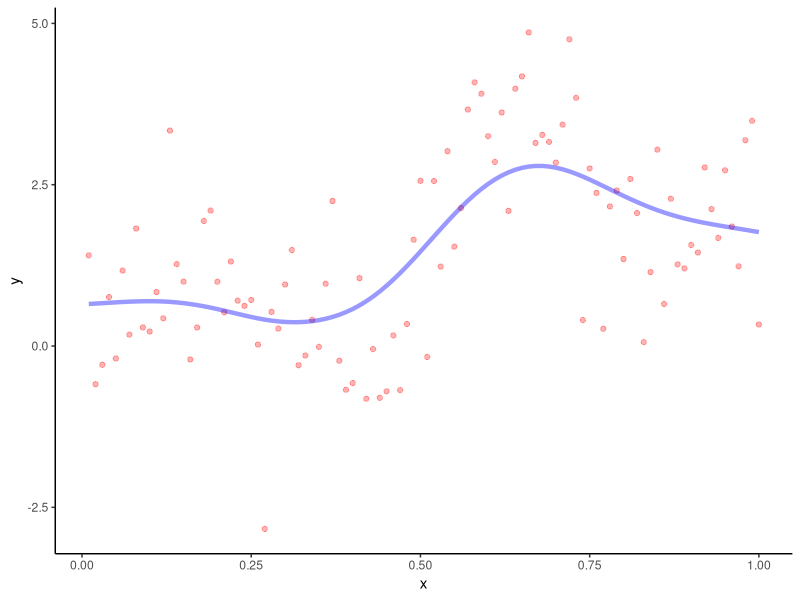
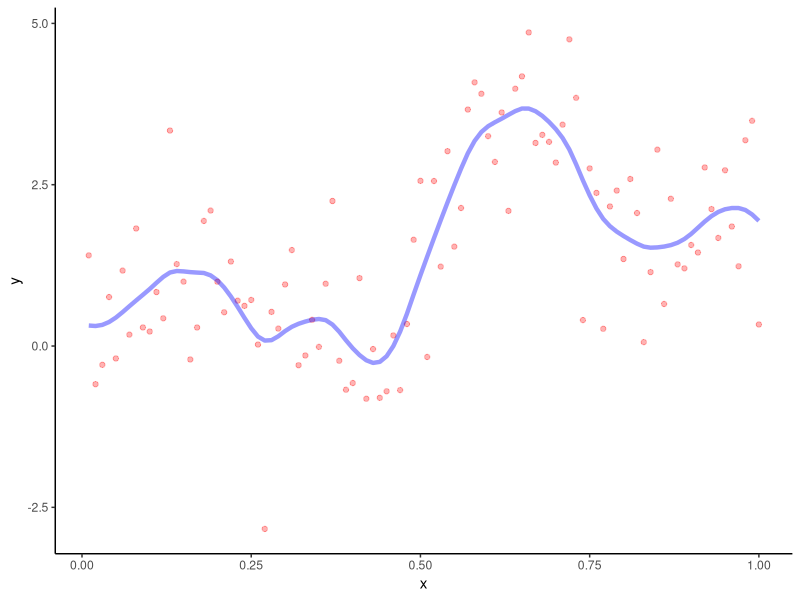

The R source for these figures, in order:
## ---- chunk 1
knitr::opts_chunk$set(echo = TRUE)
## ---- chunk 2
library(ggplot2)

remove_back <- function(g){
  g + theme_bw() + theme(panel.border = element_blank(), panel.grid.major = element_blank(),
panel.grid.minor = element_blank(), axis.line = element_line(colour = "black"))
}

n <- 100
x <- seq(1,n)/100
slope <- 3 #Slope of average line
freq <- 2
y_true <- x*slope + sin(x*2*pi*freq)
noise_std <- 1
y <- y_true + rnorm(n,0,noise_std)
df1 <- 5
df2 <- 15

smooth.matrix <-  function(x, df){
  n = length(x);
  A = matrix(0, n, n);
  for(i in 1:n){
    y = rep(0, n); y[i]=1;
    yi = smooth.spline(x, y, df=df)$y;
    A[,i]= yi;
    }
  (A+t(A))/2;
}
## ---- chunk 3
spline1 = smooth.spline(x,y,df=df1)
s_mat1 <- smooth.matrix(x,df1)
spline2 = smooth.spline(x,y,df=df2)
s_mat2 <- smooth.matrix(x,df2)

dat1 <- data.frame(x=x,y=y,yhat=spline1$y)
dat2 <- data.frame(x=x,y=y,yhat=spline2$y)
## ---- chunk 4

make_spl_graph <- function(dat){
  g <- ggplot(dat,aes(x=x,y=y)) + geom_point(color='red',alpha=.3,size=1.5)
  g <- g + geom_line(aes(x, dat$yhat),color='blue',size=1.5,alpha=.4)
  g <- remove_back(g)
  g
}

make_spl_graph(dat1)

make_spl_graph(dat2)

